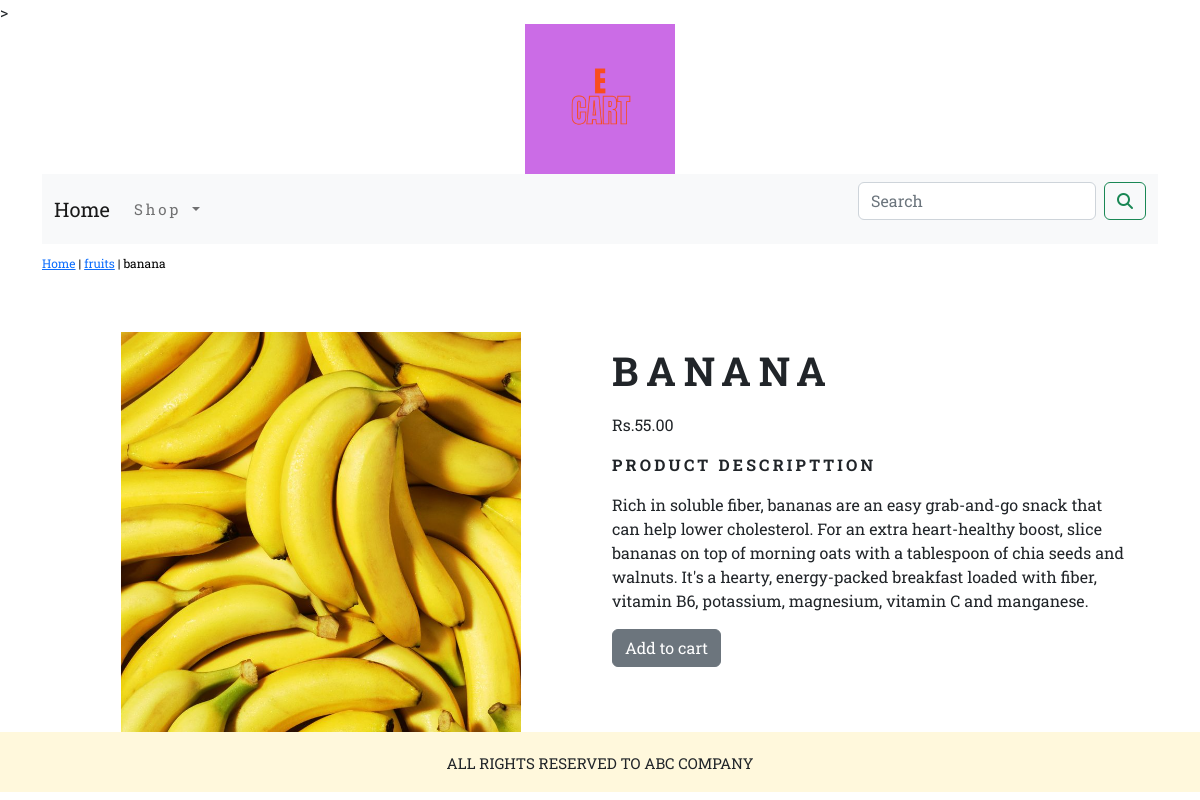
/ecommerceapp/fruits/banana/, run on the app's committed database.
### ecommerceapp/models.py (models this page shows, shortened)
class Product(models.Model):
    name = models.CharField(max_length=150, unique=True)
    slug = models.SlugField(max_length=150, unique=True)
    description = models.TextField(blank=True)
    price = models.DecimalField(max_digits=10,decimal_places=2)
    category=models.ForeignKey(Category,on_delete=models.CASCADE)
    image = models.ImageField(upload_to='product', blank=True)
    stock = models.IntegerField()
    available=models.BooleanField(default=True)
    created = models.DateTimeField(auto_now_add=True)
    updated = models.DateTimeField(auto_now=True)
    class Meta:
        ordering = ('name',)
        verbose_name = 'product'
        verbose_name_plural = 'products'

class Category(models.Model):
    name = models.CharField(max_length=150, unique=True)
    slug = models.SlugField(max_length=150, unique=True)
    description = models.TextField(blank=True)
    image = models.ImageField(upload_to='category', blank=True)
    class Meta:
        ordering = ('name',)
        verbose_name = 'category'
        verbose_name_plural = 'categories'
    def get_url(self):
        return reverse('ecommerceapp:product_by_category',args=[self.slug])
    def __str__(self):
         return '{}'.format(self.name)

### ecommerceapp/views.py (the view)
# urls.py: path("<slug:c_slug>/<slug:p_slug>/",views.ProDetail,name='ProDetail'),
def ProDetail(request,c_slug,p_slug):
    try:
        product = Product.objects.get(category__slug=c_slug, slug=p_slug)
    except Exception as e:
        raise e
    return render(request,'product.html',{'product':product})

### cart_app/context__processors.py (called while the page is built)
def counter(request):
    item_count= 0
    if 'admin' in request.path :
        return {}
    else:
        try:
            cart=Cart.objects.filter(cart_id=_cart_id(request))
            cart_items=CartItem.objects.all().filter(cart=cart[:1])
            for cart_item in cart_items:
                item_count += cart_item.quantity
        except Cart.DoesNotExist:
            item_count = 0
    return dict(item_count=item_count)

### cart_app/views.py (called while the page is built)
def _cart_id(request):
    cart= request.session.session_key
    if not cart:
        cart=request.session.create()
    return cart

### ecommerceapp/context_processors.py (called while the page is built)
def menu_links(request):
    links=Category.objects.all()
    return dict(links=links)

### templates/product.html (shortened to what this page needs)
{% extends 'base.html' %}
{% load static %}
{% block content %}
  <div class="row my_prod_row">
    <div class="mx_auto">
      <p><a href="{% url 'ecommerceapp:AllProdCat'%}">Home</a> | <a href="{{product.category.get_url}}">{{product.category}}</a> | {{product.name}}</p>
    </div>
  </div>
  <div class="container">
    <br>
    <div class="row">
      <div class="col-12 col-sm-12 col-md-12 col-lg-6 text-center">
          <div style="min-width:18rem;">
              <img src="{{product.image.url}}" alt="{{product.name}} "height="400px" width="400px">
          </div>
      </div>
      <div class="col-12 col-sm-12 col-md-12 col-lg-6">
          <div>
             <h1 class="my_prod_title"> {{product.name}}</h1>
             <p> Rs.{{product.price}}</p>
              <p class="my_title" ><b>Product Descripttion </b></p>
              <p class="text-justify my_prod_text">{{product.description}}</p>
              {% if product.stock <= 0 %}
                 <p class="text-justify my_prod_text"><b> Out of stock </b></p>
              {% else %}
                 <a class="btn btn-secondary" href="{% url 'cart_app:add_cart' product.id %}"> Add to cart</a>
              {% endif %}
          </div>
      </div>
    </div>
  </div>
{% endblock%}

### static/css/custom.css (style rules this page uses)
body { font-family: 'Roboto Slab', serif; }
.my_title { font-size:16px; text-transform:uppercase; letter-spacing:.2em; }
.my_prod_row { padding-top: 10px; padding-bottom: 20px; }
.my_prod_row .mx_auto { color:000; font-size:12px; text-decoration:none; }
.my_prod_title { font-size:40px; font-weight:bold; text-transform:uppercase; letter-spacing:.2em; padding-top: 15px; padding-bottom: 10px; }
.my_prod_text { padding-right:20px; }

### data on the page
Product: category "fruits", name "banana", image (picture), name "BANANA", price "55.00", description "Rich in soluble fiber, bananas are an easy grab-and-go snack that can help lower cholesterol. For an extra heart-healthy boost, slice bananas on top of morning oats with a tablespoon of chia seeds and walnuts. It's a hearty, energy-packed breakfast loaded with fiber, vitamin B6, potassium, magnesium, vitamin C and manganese."
